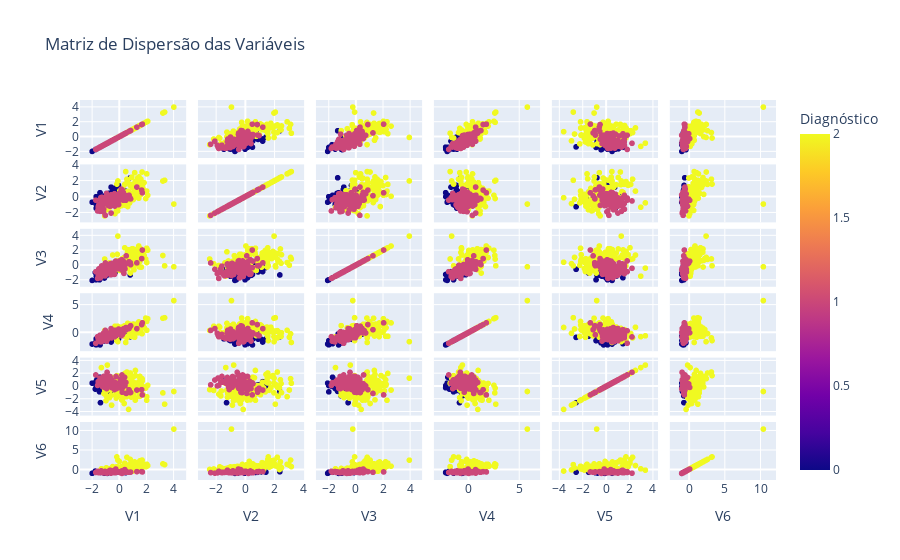

Notebook code cell kept with this figure:
### Code cell
fig_matrix = px.scatter_matrix(df, dimensions=['V1', 'V2', 'V3', 'V4', 'V5', 'V6'],
                                color='diagnostic',
                                title='Matriz de Dispersão das Variáveis',
                                labels={'diagnostic': 'Diagnóstico'})
fig_matrix.show()

### Figure 1 — Plotly figure (JSON) as saved in the notebook; plotly's stock layout.template omitted (floating-point values rounded to 4 significant figures; data arrays with more than 128 entries replaced by an {"elided": "..."} marker saying what was removed)
{"data": [{"dimensions": [{"axis": {"matches": true}, "label": "V1", "values": {"elided": "310 float values"}}, {"axis": {"matches": true}, "label": "V2", "values": {"elided": "310 float values"}}, {"axis": {"matches": true}, "label": "V3", "values": {"elided": "310 float values"}}, {"axis": {"matches": true}, "label": "V4", "values": {"elided": "310 float values"}}, {"axis": {"matches": true}, "label": "V5", "values": {"elided": "310 float values"}}, {"axis": {"matches": true}, "label": "V6", "values": {"elided": "310 float values"}}], "hovertemplate": "%{xaxis.title.text}=%{x}<br>%{yaxis.title.text}=%{y}<br>Diagnóstico=%{marker.color}<extra></extra>", "legendgroup": "", "marker": {"color": {"elided": "310 int values"}, "coloraxis": "coloraxis", "symbol": "circle"}, "name": "", "showlegend": false, "type": "splom"}], "layout": {"coloraxis": {"colorbar": {"title": {"text": "Diagnóstico"}}, "colorscale": [[0, "#0d0887"], [0.1111, "#46039f"], [0.2222, "#7201a8"], [0.3333, "#9c179e"], [0.4444, "#bd3786"], [0.5556, "#d8576b"], [0.6667, "#ed7953"], [0.7778, "#fb9f3a"], [0.8889, "#fdca26"], [1, "#f0f921"]]}, "dragmode": "select", "legend": {"tracegroupgap": 0}, "title": {"text": "Matriz de Dispersão das Variáveis"}}}
